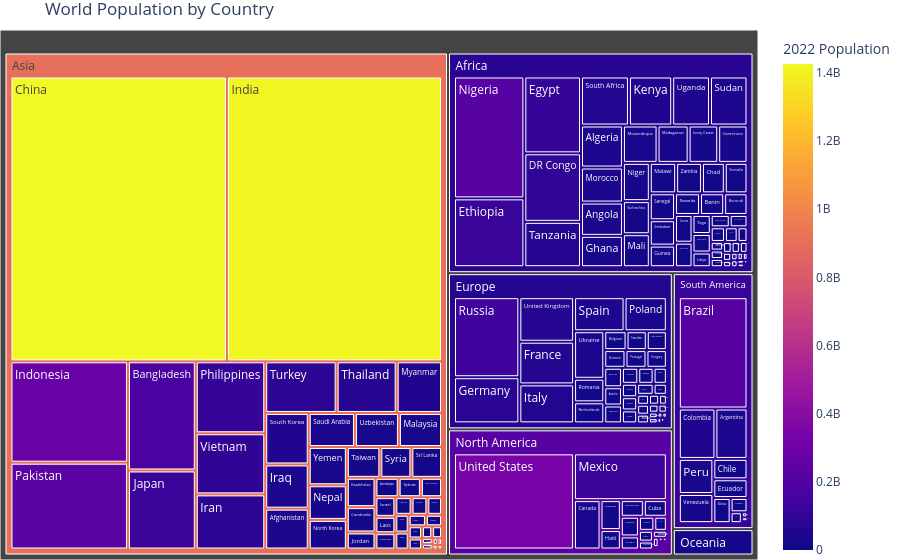

The notebook cell this image was saved under:
### Code cell
import plotly.express as px
import pandas as pd

# Load the data from the CSV file
df = pd.read_csv("world_population.csv")

# Create the tree map using Plotly Express
fig = px.treemap(df, 
                 path=['Continent', 'Country/Territory'], 
                 values='2022 Population',
                 color='2022 Population',  # You can add color to represent population
                 hover_name='Country/Territory',  # Display country name on hover
                 title='World Population by Country'
                )
fig.update_layout(
    margin=dict(l=0, r=0, t=30, b=0)  # Adjust the layout margins for better display
)

# Save the figure as an HTML file
fig.write_html("world_population_treemap.html")
fig.show()  # Display the figure in a web browser

### Figure 1 — Plotly figure (JSON) as saved in the notebook; plotly's stock layout.template omitted (floating-point values rounded to 4 significant figures; data arrays with more than 128 entries replaced by an {"elided": "..."} marker saying what was removed)
{"data": [{"branchvalues": "total", "customdata": {"elided": "240x1 float values"}, "domain": {"x": [0, 1], "y": [0, 1]}, "hovertemplate": "<b>%{hovertext}</b><br><br>labels=%{label}<br>2022 Population_sum=%{value}<br>parent=%{parent}<br>id=%{id}<br>2022 Population=%{color}<extra></extra>", "hovertext": {"elided": "240 str values"}, "ids": {"elided": "240 str values"}, "labels": {"elided": "240 str values"}, "marker": {"coloraxis": "coloraxis", "colors": {"elided": "240 float values"}}, "name": "", "parents": {"elided": "240 str values"}, "type": "treemap", "values": {"elided": "240 float values"}}], "layout": {"coloraxis": {"colorbar": {"title": {"text": "2022 Population"}}, "colorscale": [[0, "#0d0887"], [0.1111, "#46039f"], [0.2222, "#7201a8"], [0.3333, "#9c179e"], [0.4444, "#bd3786"], [0.5556, "#d8576b"], [0.6667, "#ed7953"], [0.7778, "#fb9f3a"], [0.8889, "#fdca26"], [1, "#f0f921"]]}, "legend": {"tracegroupgap": 0}, "margin": {"b": 0, "l": 0, "r": 0, "t": 30}, "title": {"text": "World Population by Country"}}}
